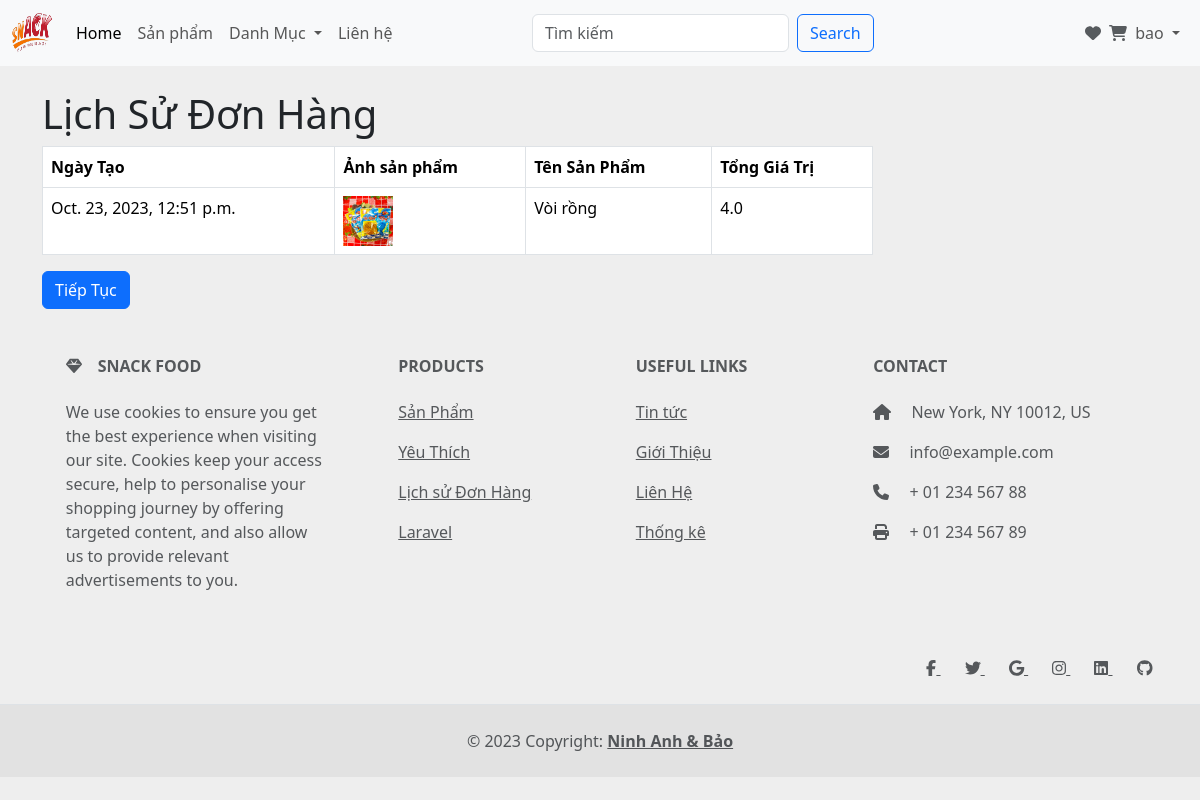
/order-history/ (signed in), run on the app's committed database.
### app/models.py (models this page shows, shortened)
class Order(models.Model):
    customer = models.ForeignKey(User, on_delete=models.SET_NULL, blank=True, null=True)
    date_order = models.DateTimeField(auto_now_add=True)
    complete = models.BooleanField(default=True)
    transaction_id = models.CharField(max_length=200, null=True)
    def get_cart_total(self):
        orderitems = self.orderitem_set.all()
        total = sum([item.get_total for item in orderitems])
        return total

class Orderitem(models.Model):
    product = models.ForeignKey(Product, on_delete=models.SET_NULL, blank=True, null=True)
    order = models.ForeignKey(Order, on_delete=models.SET_NULL, blank=True, null=True)
    category = models.ForeignKey(Category, on_delete=models.SET_NULL, blank=True, null=True)
    quantity = models.IntegerField(default=0, null=True, blank=True)
    date_added = models.DateTimeField(auto_now_add=True)
    @property
    def get_total(self):
        total = self.product.price * self.quantity
        return total

class Product(models.Model):
    product_name = models.CharField(max_length=200, null= True)
    price = models.FloatField()
    digital = models.BooleanField(default=True)
    image = models.ImageField(null=True, blank=True)
    category = models.ManyToManyField(Category, related_name='product')
    detail = models.TextField(null=True,blank=True)

### app/views.py (the view)
# urls.py: path('order-history/', views.order_history, name='order_history'),
def order_history(req):
    order_items = Order.objects.filter(customer=req.user)
    categories = Category.objects.filter(is_sub=False)
    active_category = req.GET.get('category', '')
    return render(req, 'order_history.html', locals())

### templates/order_history.html (shortened to what this page needs)
{% extends "master.html" %}
{% block main_content %}
<div class="container">
    <div class="row">
    <div id="content" class="col-sm-9">
     <h1>Lịch Sử Đơn Hàng</h1>
     <div class="table-responsive">
          <table class="table table-bordered table-hover">
            <thead>
              <tr>
                <th class="text-left">Ngày Tạo</th>
                <th class="text-left">Ảnh sản phẩm</th>
                <th class="text-right">Tên Sản Phẩm</th>
                <th class="text-right">Tổng Giá Trị</th>
              </tr>
            </thead>
            <tbody>
              {% for i in order_items %}
              <tr>
                <td class="text-right">{{ i.date_order }}</td>
                <td class="text-left">
                  {% for order_item in i.orderitem_set.all %}
                  <img src="{{ order_item.product.image.url }}" alt="{{ order_item.product.name }}" width="50" height="50">
                  {% endfor %}
                </td>
                <td class="text-right">
                  {% for order_item in i.orderitem_set.all %}
                    {{ order_item.product.product_name }}<br>
                  {% endfor %}
                </td>
                <td class="text-right">{{ i.get_cart_total }}</td>
              </tr>
             {% endfor %}
            </tbody>
          </table>
      </div>
       <div class="buttons clearfix">
        <div class="pull-right"><a href="{% url "home" %}" class="btn btn-primary">Tiếp Tục</a></div>
       </div>
      </div>
  </div>
  </div>
{% endblock main_content %}

### templates/master.html (shortened to what this page needs)
{% load static %}
<!DOCTYPE html>
<html lang="en">
<head>
    <link href="https://cdn.jsdelivr.net/npm/bootstrap@5.3.2/dist/css/bootstrap.min.css" rel="stylesheet">
    <link  href="{% static 'app/css/all.min.css'%}" rel="stylesheet">
    <link  href="{% static 'app/css/owl.carousel.min.css' %}" rel="stylesheet">
</head>
<body style="background-color: #eee;">
  <nav class="navbar navbar-expand-lg bg-body-tertiary">
      <div class="container-fluid">
          <a class="navbar-brand" href="{% url "home" %}">
              <img src="{% static 'app/img/logo2.png' %}", width=40, height=40 />
          </a>
        <div class="collapse navbar-collapse" id="navbarSupportedContent">
          <ul class="navbar-nav me-auto mb-2 mb-lg-0">
            <li class="nav-item">
              <a class="nav-link active" aria-current="page" href="{% url "home" %}">Home</a>
            </li>
            <li class="nav-item">
              <a class="nav-link" href="{% url "product" %}">Sản phẩm</a>
            </li>
            <li class="nav-item dropdown">
              <a class="nav-link dropdown-toggle" href="#" role="button" data-bs-toggle="dropdown" aria-expanded="false">
                Danh Mục
              </a>
            </li>
            <li class="nav-item">
              <a class="nav-link " href="{% url "contact" %}">Liên hệ</a>
            </li>
          </ul>
          <form class="d-flex" role="search" method = POST action = "{% url 'search' %}">
              <input class="form-control me-2" type="search" placeholder="Tìm kiếm" aria-label="Search" name= "searched">
              <button class="btn btn-outline-primary" type="submit" style="margin-right: 80px">Search</button>
          </form>
        </div>
        {% if user.is_authenticated %}
        <div class="navbar-collapse collapse justify-content-end" id="mainMenu" style="">
          <ul class="navbar-nav ">
            <div class="d-flex justify-content-between align-items-center">
              <a href="{% url "yeuthich" %}"><i class="fa fa-heart text-muted" style="margin-right:8px"></a></i>
              <a href="{% url "cart" %}"><i class="fa fa-shopping-cart text-muted"></a></i>
            </div>
            <li class="nav-item dropdown">
              <a class="nav-link dropdown-toggle" id="navbarDropdown" href="#" role="button" data-bs-toggle="dropdown" aria-expanded="false">
                {{ user.username }}
              </a>
          </li>
          </ul>
        </div>
        {% endif %}
      </div>
    </nav>
    <br>
  {% block main_content %}{% endblock main_content %}
<footer class="text-center text-lg-start text-muted">
  <section>
    <div class="container text-center text-md-start mt-5">
      <div class="row mt-3">
        <div class="col-md-3 col-lg-4 col-xl-3 mx-auto mb-4">
          <h6 class="text-uppercase fw-bold mb-4">
            <i class="fas fa-gem me-3"></i>Snack Food
          </h6>
          <p>
            We use cookies to ensure you get the best experience when visiting our site. Cookies keep your access secure, help to personalise your shopping journey by offering targeted content, and also allow us to provide relevant advertisements to you.
          </p>
        </div>
        <div class="col-md-2 col-lg-2 col-xl-2 mx-auto mb-4">
          <h6 class="text-uppercase fw-bold mb-4">
            Products
          </h6>
          <p>
            <a href="{% url "product" %}" class="text-reset">Sản Phẩm</a>
          </p>
          <p>
            <a href="{% url "yeuthich" %}" class="text-reset">Yêu Thích</a>
          </p>
          <p>
            <a href="{% url "order_history" %}" class="text-reset">Lịch sử Đơn Hàng</a>
          </p>
          <p>
            <a href="#!" class="text-reset">Laravel</a>
          </p>
        </div>
        <div class="col-md-3 col-lg-2 col-xl-2 mx-auto mb-4">
          <h6 class="text-uppercase fw-bold mb-4">
            Useful links
          </h6>
          <p>
            <a href="{% url "blog" %}" class="text-reset">Tin tức</a>
          </p>
          <p>
            <a href="#!" class="text-reset">Giới Thiệu</a>
          </p>
          <p>
            <a href="{% url "contact" %}" class="text-reset">Liên Hệ</a>
          </p>
          <p>
            <a href="{% url "thongke" %}" class="text-reset">Thống kê</a>
          </p>
        </div>
        <div class="col-md-4 col-lg-3 col-xl-3 mx-auto mb-md-0 mb-4">
          <h6 class="text-uppercase fw-bold mb-4">Contact</h6>
          <p><i class="fas fa-home me-3"></i> New York, NY 10012, US</p>
          <p>
            <i class="fas fa-envelope me-3"></i>
            info@example.com
          </p>
          <p><i class="fas fa-phone me-3"></i> + 01 234 567 88</p>
          <p><i class="fas fa-print me-3"></i> + 01 234 567 89</p>
        </div>
      </div>
    </div>
  </section>
  <section class="d-flex justify-content-end p-4 border-bottom">
    <div>
      <a href="https://www.facebook.com/ninhanh21" class="me-4 text-reset">
        <i class="fab fa-facebook-f"></i>
      </a>
      <a href="" class="me-4 text-reset">
        <i class="fab fa-twitter"></i>
      </a>
      <a href="" class="me-4 text-reset">
        <i class="fab fa-google"></i>
      </a>
      <a href="" class="me-4 text-reset">
        <i class="fab fa-instagram"></i>
      </a>
      <a href="" class="me-4 text-reset">
        <i class="fab fa-linkedin"></i>
      </a>
      <a href="" class="me-4 text-reset">
        <i class="fab fa-github"></i>
      </a>
    </div>
  </section>
  <div class="text-center p-4" style="background-color: rgba(0, 0, 0, 0.05);">
    © 2023 Copyright:
    <a class="text-reset fw-bold" href="#">Ninh Anh & Bảo </a>
  </div>
</footer>
</body>
</html>

### data on the page
Order: date_order "Oct. 23, 2023, 12:51 p.m.", get_cart_total "4.0"
Orderitem: product.image (picture), product.product_name "Vòi rồng"

### other printed values
{{ user.username }} "bao"
